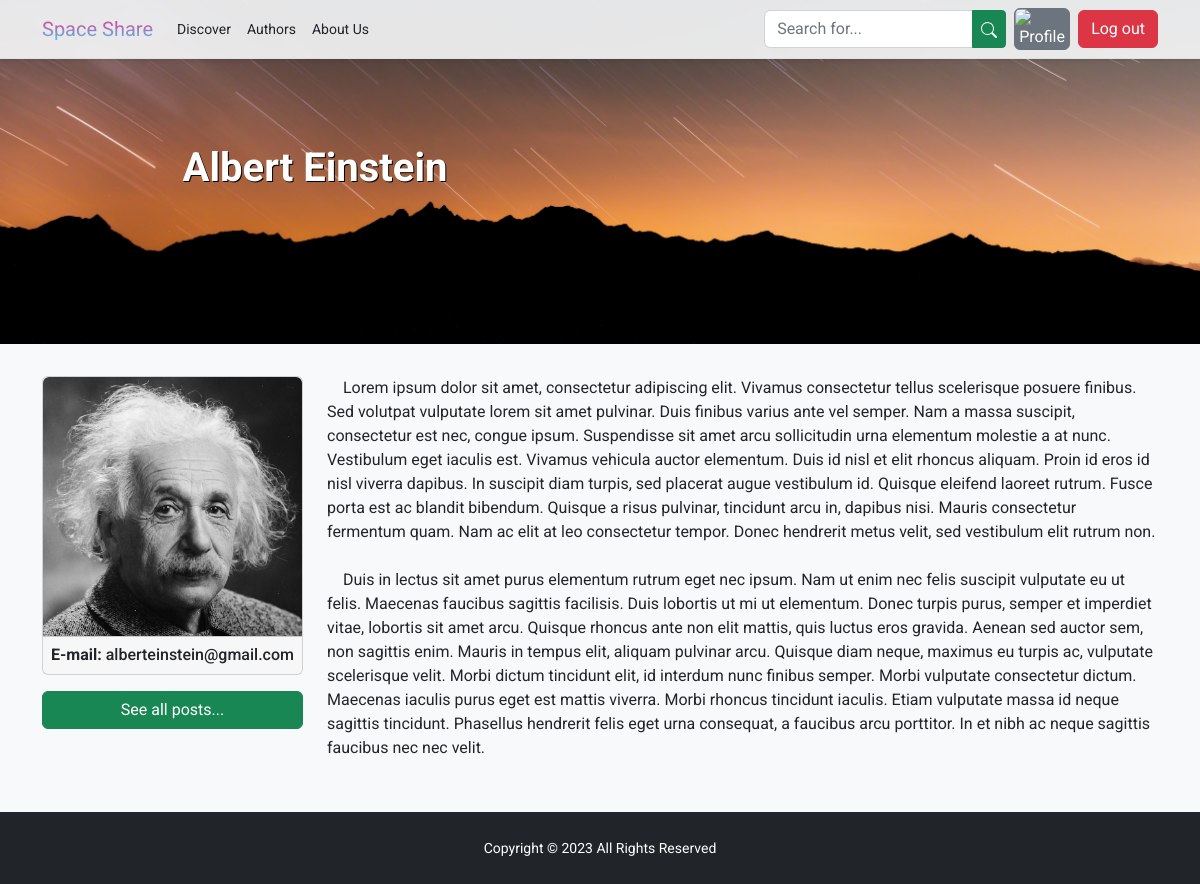
Screenshot of /author/albert-einstein (signed in) with the database file from the repository.
### Blog/models.py (models this page shows, shortened)
class Author(models.Model):
    slug = models.SlugField(db_index=True, unique=True, null=True, blank=True)
    name = models.CharField(max_length=30)
    surname = models.CharField(max_length=50)
    description = models.TextField(
        validators=[MinLengthValidator(15), MaxLengthValidator(2000)], default="Information about author.")
    email = models.EmailField(validators=[regex_validator_email])
    image = models.ImageField(
        upload_to="authors", null=True, default="users/default.png")

### Blog/views.py (the view)
# urls.py: path("author/<slug:slug>", views.Author.as_view(), name="author"),
class Author(DetailView):
    template_name = "Blog/author.html"
    model = AuthorModel
    context_object_name = "author"

### Blog/templates/Blog/author.html (shortened to what this page needs)
{% extends 'Blog/base_blog.html' %}
{% load static %}
{% block blog_content %}
    <header class="banner-holder py-5 mb-3">
        <div class="container">
            <div class="row">
                <div class="col-md-6">
                    <div class="banner-content text-center text-white my-5 py-5">
                        <h1 class="fw-bolder">{{ author.name }} {{ author.surname }}</h1>
                    </div>
                </div>
            </div>
        </div>
    </header>
    <section class="py-3 mb-3">
        <div class="container">
            <div class="row">
                <div class="col-md-3">
                    <div class="card">
                        <div class="card-body p-0">
                            <img src="{{ author.image.url }}" alt="Author" class="w-100 h-100 rounded-top">
                        </div>
                        <div class="card-footer p-2 small">
                            <span class="h6"><span class="fw-bold">E-mail:</span> {{ author.email }}</span>
                        </div>
                    </div>
                    <a href="{% url 'author_posts' author.slug %}" class="btn btn-success mt-3 w-100">
                        See all posts...
                    </a>
                </div>
                <div class="col-md-9 mt-3 mt-md-0 ">
                    <div class="content-holder">
                        <div class="post-content mb-2">
                            <span>&emsp;</span>{{ author.description|safe|linebreaksbr }}
                        </div>
                    </div>
                </div>
            </div>
        </div>
    </section>
{% endblock %}

### static/css/base.css (style rules this page uses)
:root { --sky: #4cc9f0; --far-space: #f72585; }
html, body { font-family: 'Roboto', sans-serif; }
.banner-holder { background-size: cover; background-position: bottom; text-shadow: 1px 1px black; }

### rows the page displays
Author: name "Albert", surname "Einstein", image (picture), email "alberteinstein@gmail.com", description "Lorem ipsum dolor sit amet, consectetur adipiscing elit. Vivamus consectetur tellus scelerisque posuere finibus. Sed volutpat vulputate lorem sit amet pulvinar. Duis finibus varius ante vel semper. Nam a massa suscipit, consectetur est nec, congue ipsum. Suspendisse sit amet arcu sollicitudin urna elementum molestie a at nunc. Vestibulum eget iaculis est. Vivamus vehicula auctor elementum. Duis id nisl et elit rhoncus aliquam. Proin id eros id nisl viverra dapibus. In suscipit diam turpis, sed placerat augue vestibulum id. Quisque eleifend laoreet rutrum. Fusce porta est ac blandit bibendum. Quisque a risus pulvinar, tincidunt arcu in, dapibus nisi. Mauris consectetur fermentum quam. Nam ac…"
